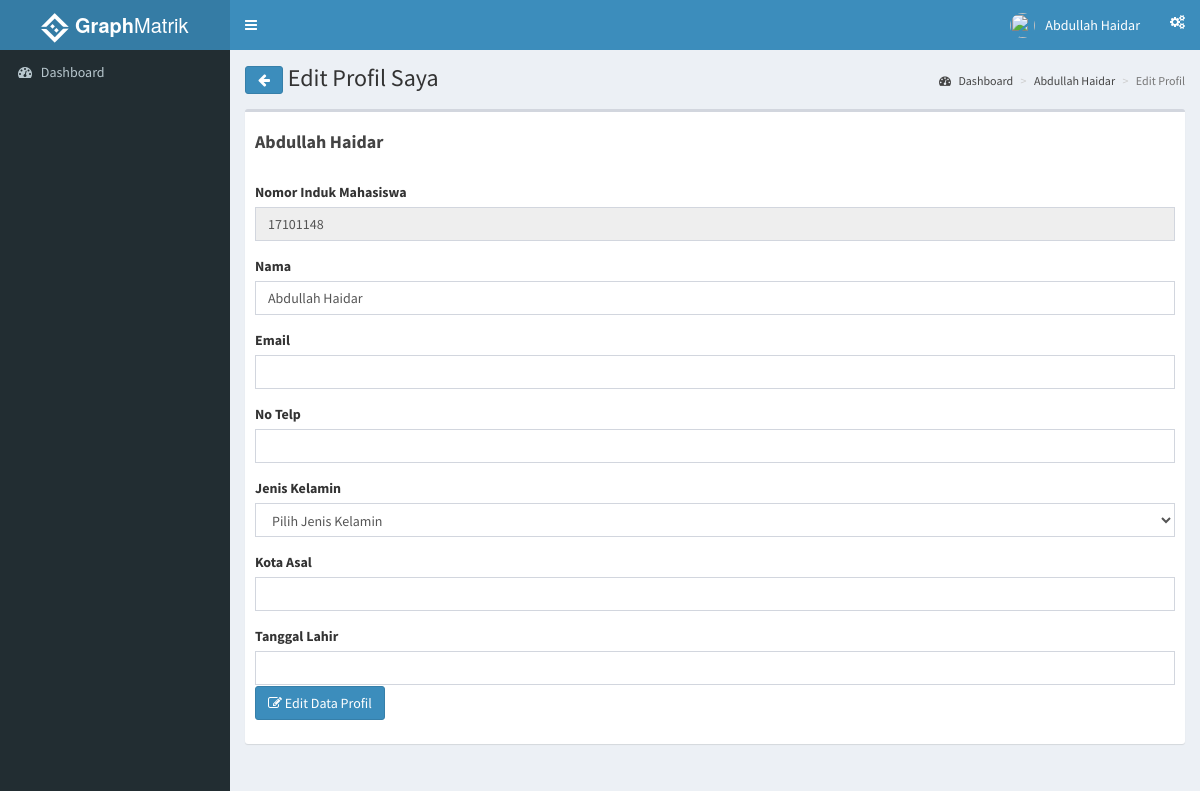
The page /index.php?page=editprofil (signed in) on the database as committed earlier.
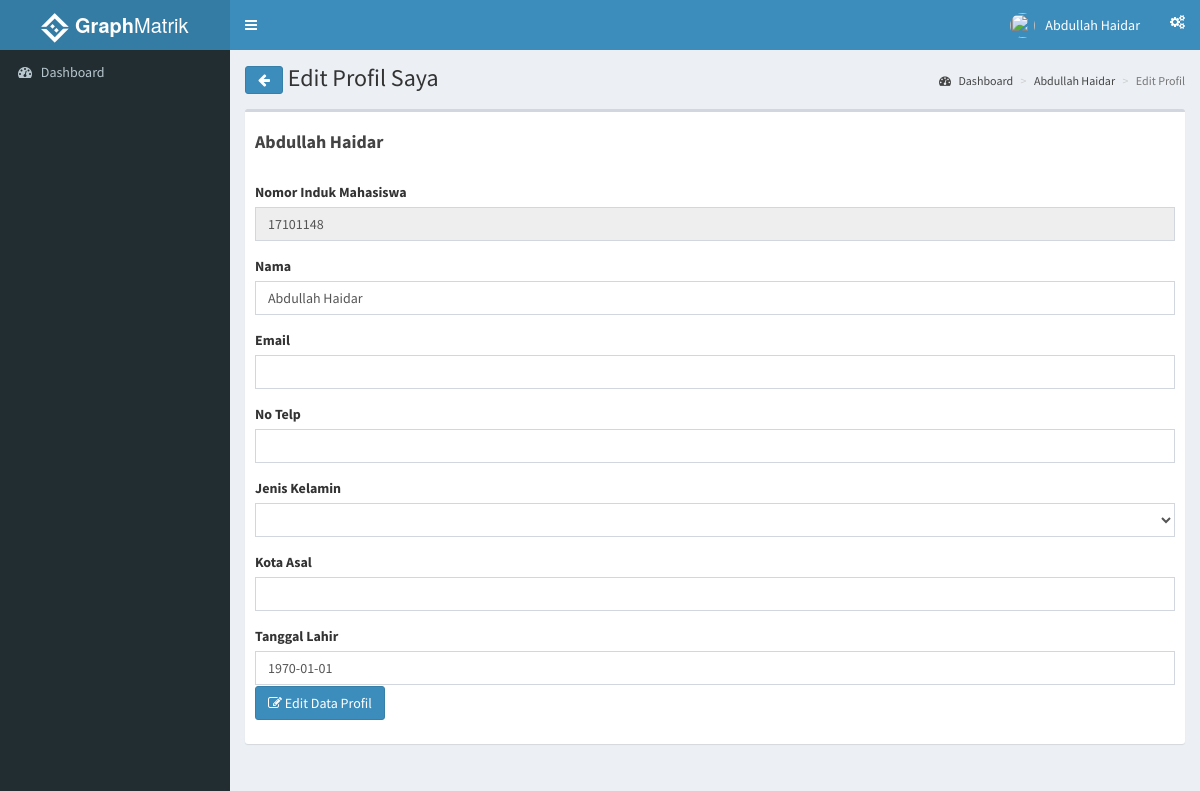
The same page on the database as committed later.
### tables this page shows
CREATE TABLE `mahasiswa` (
  `id_mahasiswa` int(11) NOT NULL,
  `nim` int(11) NOT NULL,
  `nama` varchar(35) NOT NULL,
  `angkatan` int(11) DEFAULT NULL,
  `j_kelamin` varchar(15) DEFAULT NULL,
  `asalkota` varchar(20) DEFAULT NULL,
  `email` varchar(35) DEFAULT NULL,
  `telp` varchar(13) DEFAULT NULL,
  `avatar` varchar(100) DEFAULT NULL,
  `tgl_lahir` date DEFAULT NULL,
  `id_user` int(11) DEFAULT NULL
);

### functions.php (called while the page is built, shortened)
<?php
	function mahasiswaDetails($idUser){
		$ambildata = mysql_query("SELECT m.*, u.*, p.id_pembina, p.nama AS nama_pembina, p.gelar, p.id_user AS uid_pembina , p.j_kelamin AS jk_pembina, p.avatar AS ava_pembina FROM mahasiswa m LEFT JOIN m_binaan mb ON m.id_mahasiswa = mb.id_mahasiswa LEFT JOIN pembina p ON mb.id_pembina = p.id_pembina LEFT JOIN users u ON m.id_user = u.id_user WHERE m.id_user = $idUser");
			$ad = mysql_fetch_assoc($ambildata);
				$data[] = $ad;
				return $data;
	}
 ?>

### role/mahasiswa/edit_profil.php (the view, shortened to what this page needs)
<?php
  include 'functions.php';
      $dataMahasiswa = mahasiswaDetails($_SESSION['id_user']);
      foreach($dataMahasiswa as $row){
 ?>
    <section class="content-header">
      <h1>
        <a class="btn btn-primary" href="index.php?page=profil"><i class="fa fa-arrow-left"></i></a>&nbsp;Edit Profil Saya
      </h1>
      <ol class="breadcrumb">
        <li><a href="/simon"><i class="fa fa-dashboard"></i> Dashboard</a></li>
        <li><a href="index.php?page=profil"><?php echo $row['nama']; ?></a></li>
        <li class="active">Edit Profil</li>
      </ol>
    </section>
    <section class="content">
      <div class="row">
        <div class="col-xs-12">
          <div class="box">
            <div class="box-header">
             <h4><b><?php echo $row['nama'] ?></b></h4>
            </div>
            <div class="box-body">
        <form method="post">
            <div class="form-group">
                <label>Nomor Induk Mahasiswa </label>
                <input type="text" class="form-control" name="idPembina" value="<?php echo $row['nim']; ?>" disabled>
            </div>
            <div class="form-group">
                <label>Nama </label>
                <input type="text" class="form-control" name="nama" value="<?php echo $row['nama']; ?>">
            </div>
            <div class="form-group">
                <label>Email </label>
                <input type="text" class="form-control" name="email" value="<?php echo $row['email']; ?>">
            </div>
            <div class="form-group">
                <label>No Telp </label>
                <input type="text" class="form-control" name="telp" value="<?php echo $row['telp']; ?>">
            </div>
            <div class="form-group">
                <label>Jenis Kelamin </label>
                            <select class="form-control" name="gender" >
                              <?php
                                  if ($row['j_kelamin'] == "Laki-laki") {
                                    echo "<option>Laki-laki</option>
                                          <option>Perempuan</option>";
                                  } else
                                  if($row['j_kelamin'] == "Perempuan"){
                                    echo "<option>Perempuan</option>
                                          <option>Laki-laki</option>";
                                  } else
                                  if($row['j_kelamin'] == NULL){
                                    echo "<option selected='selected'>Pilih Jenis Kelamin</option>
                                          <option>Laki-laki</option>
                                          <option>Perempuan</option>";
                                  }
                               ?>
                            </select>
            </div>
            <div class="form-group">
                <label>Kota Asal </label>
                <input type="text" class="form-control" name="asalkota" value="<?php echo $row['asalkota']; ?>">
            </div>
            <div class="form-group">
                <label>Tanggal Lahir </label>
                <input type="text" class="form-control pull-right" id="datepicker" name="tgl_lahir" value="<?php echo $row['tgl_lahir']; ?>">
            </div><br>
            <button type="submit" class="btn btn-primary" name="editProfilSaya"><i class="fa fa-edit"></i>&nbsp;Edit Data Profil</button>
        </form>
            </div>
          </div>
        </div>
      </div>
<?php
  }
?>
    </section>

Rows that differ between the two databases and show on the page:
changed mahasiswa "Abdullah Haidar": gender "Pilih Jenis Kelamin" → (not shown); tgl_lahir (not shown) → "1970-01-01"
